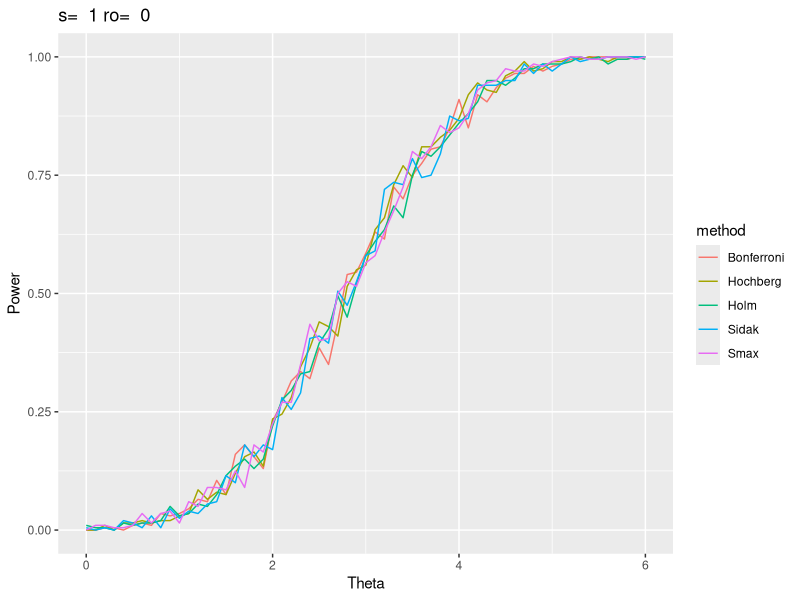
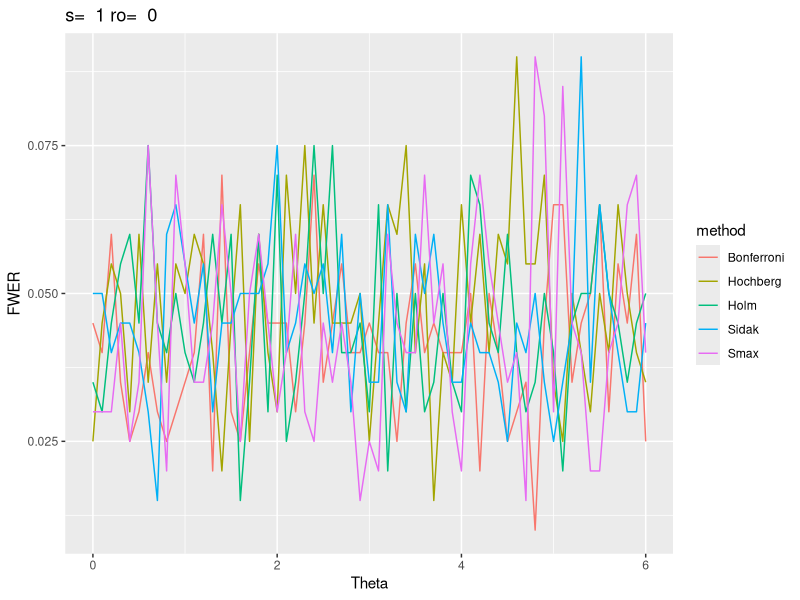

Here is the R script that generated these plots, in order: (Note: a time limit stopped this script after it produced the figures.)
#LOADING LIBRARIES
library(MASS)
library(ggplot2)
library(tidyr)
library(tidyverse)
#REQUIRED FUNCTIONS
pval <- function(x){2-2*pnorm(abs(x))}

Bonferroni <- function(X,s,alfa,n){
  TruePositive <- mean(abs(X[1:s]) > qnorm(1- alfa/(2*n)))
  FalsePositive <- (sum(abs(X[(s+1):n]) > qnorm(1-alfa/(2*n))) >= 1)
  return(data.frame(TruePositive,FalsePositive))
}

Sidak <- function(X,s,alfa,n){
  TruePositive <- mean(abs(X[1:s]) > qnorm(0.5*(1+(1-alfa)^(1/n))))
  FalsePositive <- (sum(abs(X[(s+1):n]) > qnorm(0.5*(1+(1-alfa)^(1/n)))) >= 1)
  return(data.frame(TruePositive,FalsePositive))
}

Smax <- function(X,s,alfa,n,theta,CovMatrix){
  Y <- apply(t(apply(mvrnorm(1000,rep(0,nrow(CovMatrix)),CovMatrix),1,abs)),1,max)
  TruePositive <- mean(abs(X[1:s]) > unname(quantile(Y,1-alfa)))
  FalsePositive <- (sum(abs(X[(s+1):n]) > unname(quantile(Y,1-alfa))) >= 1)
  return(data.frame(TruePositive,FalsePositive))
}

Nk_0 <- function(X,alfa){
  k = 1
  PVals <- sort(pval(X))
  n = length(X)
  #print(PVals)
  #print(PVals[k]<=alfa/(length(X)+k-1))
  while(PVals[k]<=(alfa/(length(X)+k-1))){
    k=k+1
    if(k==length(X)){
      return(k)
    }
  }
  N0 <- 1:n
  Nk <- N0 #searching Nk0 for current X
  Nk1 <- N0[PVals >= alfa/length(Nk)]
  while(length(Nk) != length(Nk1)) {
    Nk <- Nk1
    Nk1 <- N0[PVals >= alfa/length(Nk)]
  }
  return(k)
}

Holm <- function(X,s,alfa,n){
  k <- Nk_0(X,alfa)
  TruePositive <- mean(abs(X[1:s]) > qnorm(1 - alfa/(2*(n-k+1))))
  FalsePositive <- (sum(abs(X[(s+1):n]) > qnorm(1-alfa/(2*(n-k+1)))) >= 1)
  return(data.frame(TruePositive,FalsePositive))
}

Sk_0 <- function(X,alfa){
  k = length(X)
  PVals <- sort(pval(X))
  while(PVals[k]>alfa/(n-k+1)){
    k=k-1
    if(k==1){
      return(k)
    }
  }
  return(k)
}

Hochberg <- function(X,s,alfa,n){
  k <- Sk_0(X,alfa)
  TruePositive <- mean(abs(X[1:s]) > qnorm(1- alfa/(2*(n-k+1))))
  FalsePositive <- (sum(abs(X[(s+1):n]) > qnorm(1-alfa/(2*(n-k+1)))) >= 1)
  return(data.frame(TruePositive,FalsePositive))
}

#MAIN 

alfa <- 0.05
n <- 10
Correlations <- c(0,0.5,0.9)
No.NonNullComps <- c(1,3,8)
PowerInterval <- seq(0,6,0.1)

# Correlations <- 0
# No.NonNullComps <- 1
# PowerInterval <- seq(0,6,0.1)
Procedures <- c("Bonferroni","Sidak","Holm","Hochberg","Smax")
#Procedures <- c("Smax")
# theta <- c(rep(2,1),rep(0,n-1))
# CovMatrix <- matrix(c(1,rep(0,n)),n,n,byrow = T)
# 
#par(mfrow=c(2,2))

for(s in No.NonNullComps){
  for(ro in Correlations){
    PowerDF <- as.data.frame(matrix(0,length(PowerInterval),5))
    FWERDF <- as.data.frame(matrix(0,length(PowerInterval),5))
    for(Procedure in Procedures){
      Power <- c()
      FWER <- c()
      for(c in PowerInterval){
        theta <- c(rep(c,s),rep(0,n-s))
        CovMatrix <- matrix(c(1,rep(ro,n)),n,n,byrow = T)
        TruePositives <- c()
        FalsePositives <- c()
        if(Procedure == "Smax"){
          for(i in 1:200){
            X <- mvrnorm(1,theta,CovMatrix)
            TruePositives[i] <- get(Procedure)(X,s,alfa,n,theta,CovMatrix)$TruePositive
            FalsePositives[i] <- get(Procedure)(X,s,alfa,n,theta,CovMatrix)$FalsePositive
          }
        } else {
          for(i in 1:200){
            X <- mvrnorm(1,theta,CovMatrix)
            TruePositives[i] <- get(Procedure)(X,s,alfa,n)$TruePositive
            FalsePositives[i] <- get(Procedure)(X,s,alfa,n)$FalsePositive
          }
        }
        Power[match(c,PowerInterval)] <- mean(TruePositives)
        FWER[match(c,PowerInterval)] <- mean(FalsePositives)
      }
      PowerDF[,match(Procedure,Procedures)] = Power
      FWERDF[,match(Procedure,Procedures)] = FWER
      # PowerPlot <- PowerPlot + geom_line(aes(x=seq(0,6,0.1), y = Power),col = match(Procedure,Procedures))
      # FWERPlot <- FWERPlot + geom_line(aes(x=seq(0,6,0.1), y = FWER),col = match(Procedure,Procedures))
    }
    colnames(PowerDF) <- Procedures
    colnames(FWERDF) <- Procedures
    PowerDF <- cbind(Theta = PowerInterval, PowerDF)
    PowerDF <- gather(PowerDF, 'method','Power',-Theta)
    assign(paste("PowerDF","s=",s,'ro=',ro),PowerDF)
    PowerPlot <- ggplot(PowerDF, aes(Theta,y = Power, color = method)) + geom_line() + ggtitle(paste("s= ",s,"ro= ",ro))
    ggsave(file = paste("PowerPlot","s=",s,"ro=",ro,".pdf",sep = "_"),plot = PowerPlot,path=getwd())
    FWERDF <- cbind(Theta = PowerInterval, FWERDF)
    FWERDF <- gather(FWERDF, 'method','FWER',-Theta)
    assign(paste("FWERDF","s=",s,'ro=',ro),FWERDF)
    FWERPlot <- ggplot(FWERDF, aes(Theta,y = FWER, color = method)) + geom_line() + ggtitle(paste("s= ",s,"ro= ",ro))
    ggsave(file = paste("FWERPlot","s=",s,"ro=",ro,".pdf",sep = "_"),plot = FWERPlot,path = getwd())
  }
}


#dev.off()
# library(tidyr)
# df <- cbind(x = seq(0,6,0.1), PowerDF)
# df <- gather(df, 'method','value',-x)
# ggplot(df, aes(x,y = value, color = method)) + geom_line()
# for(const in consts){
#   TruePositives <- c()
#   FalsePositives <- c()
#   theta <- c(rep(const,s),rep(0,n-s))
#   for(j in 1:100){
#     X <- mvrnorm(1,theta,CovMatr)
#     
#     Nk_0 <- 0
#     TruePositives[j] <- pval(X[1:s]) < alfa/Nk_0
#     FalsePositives[j] <- pval(X[s:n]) < alfa/Nk_0
#   }
#   AvgPower[match(const,consts)] <- mean(TruePositives)
#   FWER[match(const,consts)] <- mean(FalsePositives)
# }
